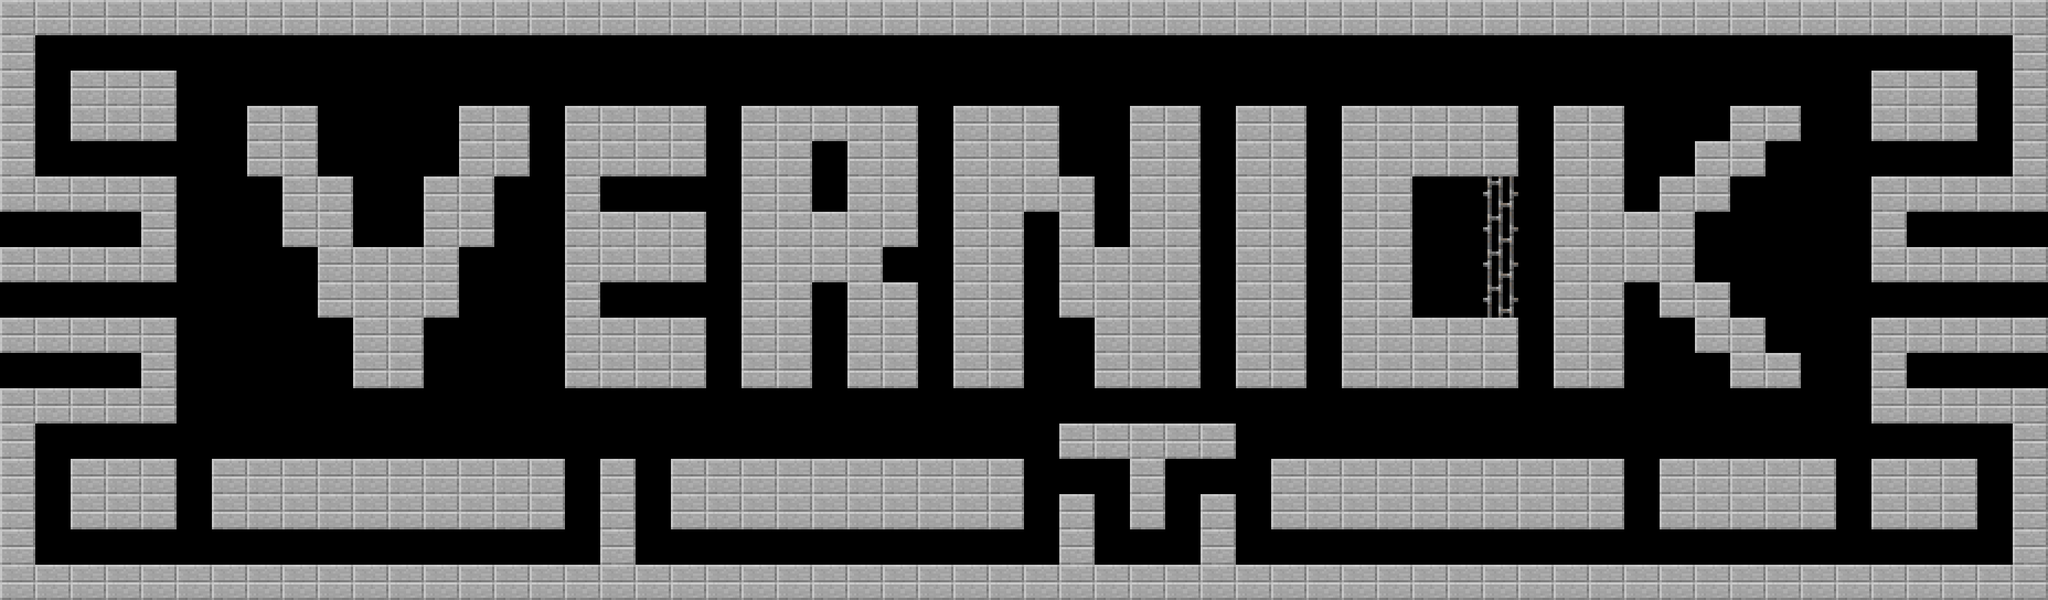

Below is a game level as drawn by its tile map, then a one-line description and the .tmx file that defines it, in full:
An orthogonal 58x17 tile map with 48x48 px tiles, 1 tile layer (Слой тайлов 1).

<map version="1.5" tiledversion="1.6.0" orientation="orthogonal" renderorder="right-down" width="58" height="17" tilewidth="48" tileheight="48" infinite="0" nextlayerid="2" nextobjectid="1">
 <editorsettings>
  <export target="../csv/newmap.csv" format="csv" />
 </editorsettings>
 <tileset firstgid="1" source="../blocks2.tsx" />
 <layer id="1" name="Слой тайлов 1" width="58" height="17">
  <data encoding="csv">
6,6,6,6,6,6,6,6,6,6,6,6,6,6,6,6,6,6,6,6,6,6,6,6,6,6,6,6,6,6,6,6,6,6,6,6,6,6,6,6,6,6,6,6,6,6,6,6,6,6,6,6,6,6,6,6,6,6,
6,0,0,0,0,0,0,0,0,0,0,0,0,0,0,0,0,0,0,0,0,0,0,0,0,0,0,0,0,0,0,0,0,0,0,0,0,0,0,0,0,0,0,0,0,0,0,0,0,0,0,0,0,0,0,0,0,6,
6,0,6,6,6,0,0,0,0,0,0,0,0,0,0,0,0,0,0,0,0,0,0,0,0,0,0,0,0,0,0,0,0,0,0,0,0,0,0,0,0,0,0,0,0,0,0,0,0,0,0,0,0,6,6,6,0,6,
6,0,6,6,6,0,0,6,6,0,0,0,0,6,6,0,6,6,6,6,0,6,6,6,6,6,0,6,6,6,0,0,6,6,0,6,6,0,6,6,6,6,6,0,6,6,0,0,0,6,6,0,0,6,6,6,0,6,
6,0,0,0,0,0,0,6,6,0,0,0,0,6,6,0,6,6,6,6,0,6,6,196,6,6,0,6,6,6,0,0,6,6,0,6,6,0,6,6,6,6,6,0,6,6,0,0,6,6,0,0,0,0,0,0,0,6,
6,6,6,6,6,0,0,0,6,6,0,0,6,6,0,0,6,0,0,0,0,6,6,196,6,6,0,6,6,6,6,0,6,6,0,6,6,0,6,6,127,127,176,0,6,6,0,6,6,0,0,0,0,6,6,6,6,6,
196,196,196,196,6,0,0,0,6,6,0,0,6,6,0,0,6,6,6,6,0,6,6,6,6,6,0,6,6,0,6,0,6,6,0,6,6,0,6,6,127,127,176,0,6,6,6,6,0,0,0,0,0,6,196,196,196,196,
6,6,6,6,6,0,0,0,0,6,6,6,6,0,0,0,6,6,6,6,0,6,6,6,6,0,0,6,6,0,6,6,6,6,0,6,6,0,6,6,127,127,176,0,6,6,6,6,0,0,0,0,0,6,6,6,6,6,
196,196,196,196,196,0,0,0,0,6,6,6,6,0,0,0,6,0,0,0,0,6,6,0,6,6,0,6,6,0,6,6,6,6,0,6,6,0,6,6,127,127,176,0,6,6,0,6,6,0,0,0,0,196,196,196,196,196,
6,6,6,6,6,0,0,0,0,0,6,6,0,0,0,0,6,6,6,6,0,6,6,0,6,6,0,6,6,0,0,6,6,6,0,6,6,0,6,6,6,6,6,0,6,6,0,0,6,6,0,0,0,6,6,6,6,6,
196,196,196,196,6,0,0,0,0,0,6,6,0,0,0,0,6,6,6,6,0,6,6,0,6,6,0,6,6,0,0,6,6,6,0,6,6,0,6,6,6,6,6,0,6,6,0,0,0,6,6,0,0,6,196,196,196,196,
6,6,6,6,6,0,0,0,0,0,0,0,0,0,0,0,0,0,0,0,0,0,0,0,0,0,0,0,0,0,0,0,0,0,0,0,0,0,0,0,0,0,0,0,0,0,0,0,0,0,0,0,0,6,6,6,6,6,
6,0,0,0,0,0,0,0,0,0,0,0,0,0,0,0,0,0,0,0,0,0,0,0,0,0,0,0,0,0,6,6,6,6,6,0,0,0,0,0,0,0,0,0,0,0,0,0,0,0,0,0,0,0,0,0,0,6,
6,0,6,6,6,0,6,6,6,6,6,6,6,6,6,6,0,6,0,6,6,6,6,6,6,6,6,6,6,0,0,0,6,0,0,0,6,6,6,6,6,6,6,6,6,6,0,6,6,6,6,6,0,6,6,6,0,6,
6,0,6,6,6,0,6,6,6,6,6,6,6,6,6,6,0,6,0,6,6,6,6,6,6,6,6,6,6,0,6,0,6,0,6,0,6,6,6,6,6,6,6,6,6,6,0,6,6,6,6,6,0,6,6,6,0,6,
6,0,0,0,0,0,0,0,0,0,0,0,0,0,0,0,0,6,0,0,0,0,0,0,0,0,0,0,0,0,6,0,0,0,6,0,0,0,0,0,0,0,0,0,0,0,0,0,0,0,0,0,0,0,0,0,0,6,
6,6,6,6,6,6,6,6,6,6,6,6,6,6,6,6,6,6,6,6,6,6,6,6,6,6,6,6,6,6,6,6,6,6,6,6,6,6,6,6,6,6,6,6,6,6,6,6,6,6,6,6,6,6,6,6,6,6
</data>
 </layer>
</map>